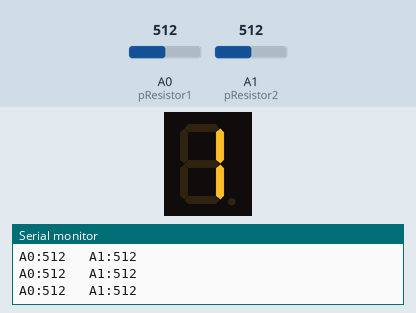
Simulated run of this sketch. Board: Arduino Uno, built with avr-gcc and run on an emulated ATmega328P. On the bench: 1-digit seven-segment display, the last lines printed to the serial monitor. Wiring (inferred from the names in the program): 1-digit 7-segment display, segments lit when HIGH: segments pin 2, pin 3, pin 4, pin 5, pin 6, pin 7, pin 13, pin 12. The inputs (shaded band) are chosen by the test bench; at power-on: A0 (pResistor1) = 512, A1 (pResistor2) = 512. The segment pins are drawn as the display they are named for.

Above: at 1.2 s.
1.3 s: A0 (pResistor1) set to 991
At 1.8 s:
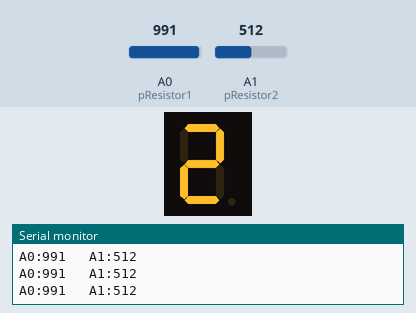
2.8 s: A0 (pResistor1) set to 1009
Timing chart, 0 to 5.8 s (numbered marks = the images above; inputs shaded):
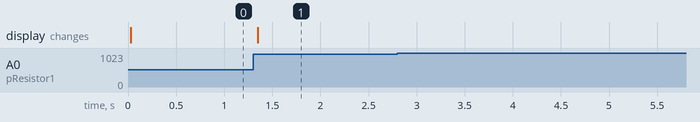

Measured:
- after the input at 1.3 s, the display: changes after 0.05 s (image 1)

The sketch:

test.ino
```cpp
#include <Arduino_FreeRTOS.h>

void TaskA0(void *pvParameters);
void TaskA1(void *pvParameters);
void TaskSeven(void *pvParameters);

const int pResistor1 = A0;
const int pResistor2 = A1;

int pins[8] = {2, 3, 4, 5, 6, 7, 13, 12};//pins to 7-seg.
boolean data[3][8] = {
  {true, true, true, true, true, true, false, false}, // 0
  {false, true, true, false, false, false, false, false}, // 1
  {true, true, false, true, true, false, true, false} // 2
};

int value1;
int value2;

int i;

void setup(){
  Serial.begin(9600);
  pinMode(2, OUTPUT);
  pinMode(3, OUTPUT);
  pinMode(4, OUTPUT);
  pinMode(5, OUTPUT);
  pinMode(6, OUTPUT);
  pinMode(7, OUTPUT);
  pinMode(13, OUTPUT);
  pinMode(12, OUTPUT);
  pinMode(pResistor1, INPUT);
  pinMode(pResistor2, INPUT);

  for(i=0; i<8; i++){
    digitalWrite(pins[i], data[2][i] == true ? HIGH : LOW);
  }

  xTaskCreate(TaskA0, (const portCHAR *) "task_A0", 128, NULL, 1, NULL);
  xTaskCreate(TaskA1, (const portCHAR *) "task_A1", 128, NULL, 1, NULL);
  xTaskCreate(TaskSeven, (const portCHAR *) "task_Seven", 128, NULL, 1, NULL);
}


void TaskA0(void *pvParameters) {
  (void) pvParameters;

  for(;;){
    value1 = analogRead(pResistor1);
  }
}

void TaskA1(void *pvParameters) {
  (void) pvParameters;

  for(;;){
    value2 = analogRead(pResistor2);
  }
}


void TaskSeven(void *pvParameters) {
  (void) pvParameters;

  for(;;){
      if (value1 < 600 && value2 < 500){
        for(i=0; i<8; i++){
          digitalWrite(pins[i], data[0][i] == true ? HIGH : LOW);
        }
      }
      else if (value1 > 600 && value2 > 500){
        for(i=0; i<8; i++){
          digitalWrite(pins[i], data[2][i] == true ? HIGH : LOW);
        }
      }
      else {
        for(i=0; i<8; i++){
          digitalWrite(pins[i], data[1][i] == true ? HIGH : LOW);
        }
      }
      Serial.print("A0:");
      Serial.print(value1);

      Serial.print("   A1:");
      Serial.println(value2);
  }
}


void loop(){
}
```
